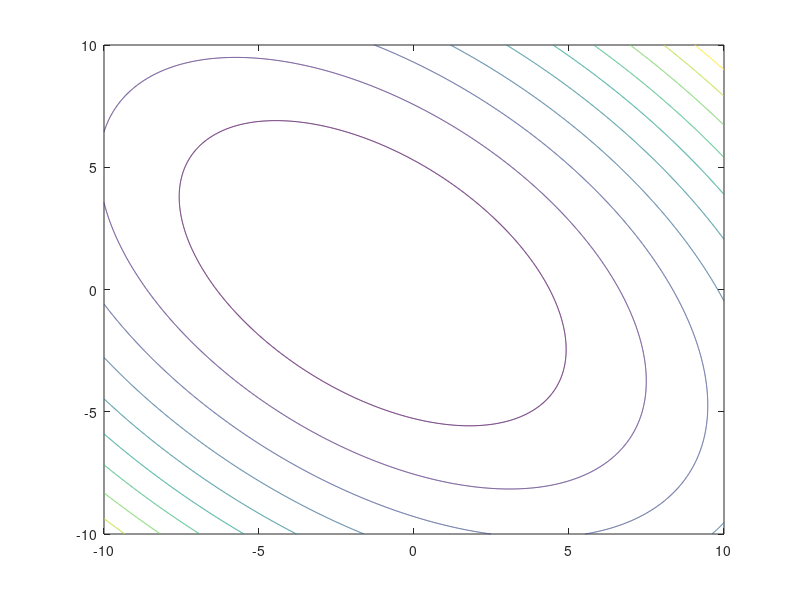

Write the MATLAB code that produced this figure. (Note: this script raises an error after producing the figure.)
clear all;
close all;
clc;

f = @(x) x(1)^2 + x(2)^2 + x(1)*x(2) + 2*x(1);
xk = [10; 10];
allCords = [xk(1), xk(2), f(xk)];

MaxIter = 100;
xTol = 1e-3;
funTol = 1e-3;

h = 0.001;
S = 0.01;
S0 = 0.01;

x = -10 : 0.01 : 10;
y = -10 : 0.01 : 10;
[xr, yr] = meshgrid(x, y);

figure(1);
contour(xr, yr, xr.^2 + yr.^2 + xr.*yr + 2.*xr);

for i = 1 : MaxIter
    xk_last = xk;
    gr = aut3grad(f, xk, h);
    H = aut3hess(f, xk, h);
    %S = (gr' * gr) / (gr' * H * gr);
    S = interpolacio(f, xk, gr, S0, h);
    M = -gr;
    xk = xk + S * M;
    
    hold on;
    plot(xk(1), xk(2), 'r*');
    allCords = [allCords; xk(1), xk(2), f(xk)];
%     
%     if abs(xk - xk_last) < xTol
%         break;
%     elseif f(xk) < funTol
%         break;
%     end
end

figure(2);
plot3(allCords(:, 1), allCords(:, 2), allCords(:, 3), 'r');
hold on;
mesh(xr, yr, xr.^2 + yr.^2 + xr.*yr + 2.*xr);

disp("Minium pont: ")
disp(xk);


